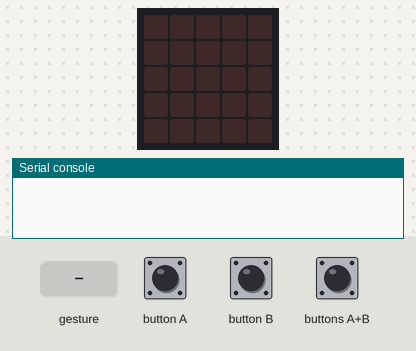
Simulated run of this program. Board: BBC micro:bit (MakeCode). Shown: the board's 5×5 LED display, the last lines printed to the serial console. The inputs (shaded band) are chosen by the test bench. No radio messages arrive unless stated (any console line starting 'radio sent:' is added by the test bench); a tilt is held for 1.5 s and a shake lasts 1 s, then the board lies face up again.

Above: at 1.2 s.
1.3 s: button A pressed for 0.15 s
At 2.0 s:
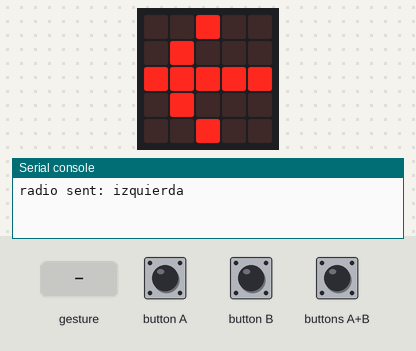
2.9 s: button B pressed for 0.15 s
At 4.2 s:
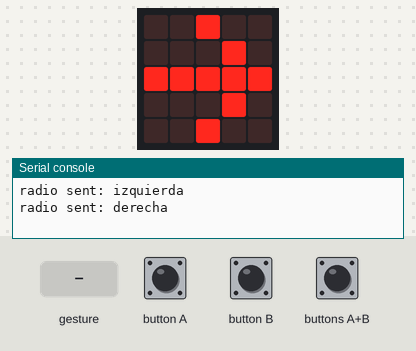
4.5 s: buttons A+B pressed for 0.15 s
At 5.6 s:
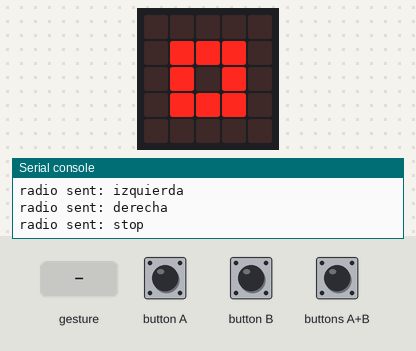
6.1 s: gesture 'logo up'
At 7.4 s:
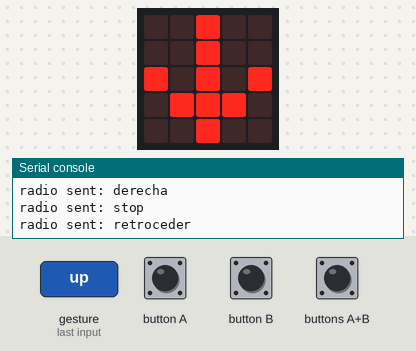
7.7 s: gesture 'logo down'
At 8.5 s:
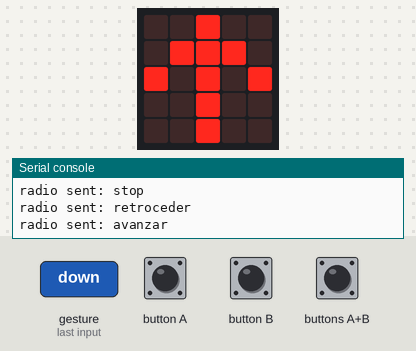
9.2 s: buttons A+B pressed for 1 s
At 11.6 s:
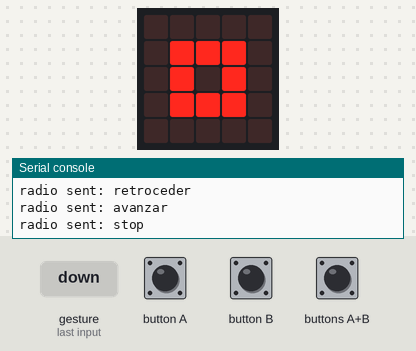
Timing chart, 0 to 12.7 s (numbered marks = the images above; inputs shaded):
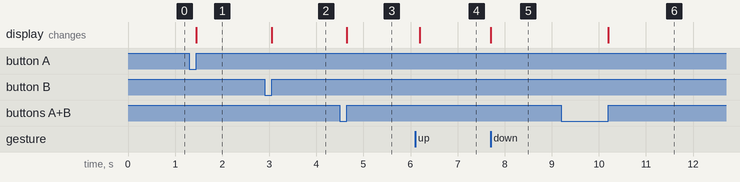

Measured:
- after the input at 1.3 s, the display: changes after 0.15 s (image 1)
- after the input at 2.9 s, the display: changes after 0.15 s (image 2)
- after the input at 4.5 s, the display: changes after 0.15 s (image 3)
- after the input at 6.1 s, the display: changes after 0.10 s (image 4)
- after the input at 7.7 s, the display: changes at once (image 5)
- after the input at 9.2 s, the display: changes after 1.0 s (image 6)

The program:

main.ts
```typescript
input.onGesture(Gesture.LogoUp, function () {
    radio.sendString("retroceder")
    basic.showArrow(ArrowNames.South)
})
input.onButtonPressed(Button.A, function () {
    radio.sendString("izquierda")
    basic.showArrow(ArrowNames.West)
})
input.onButtonPressed(Button.AB, function () {
    radio.sendString("stop")
    basic.showIcon(IconNames.SmallSquare)
})
input.onButtonPressed(Button.B, function () {
    radio.sendString("derecha")
    basic.showArrow(ArrowNames.East)
})
input.onGesture(Gesture.LogoDown, function () {
    radio.sendString("avanzar")
    basic.showArrow(ArrowNames.North)
})
radio.setGroup(160)
basic.forever(function () {

})
```

test.ts
```typescript
// aquí va el archivo "tests"; esto no se compilará cuando este paquete se utilice como una extensión.
```
